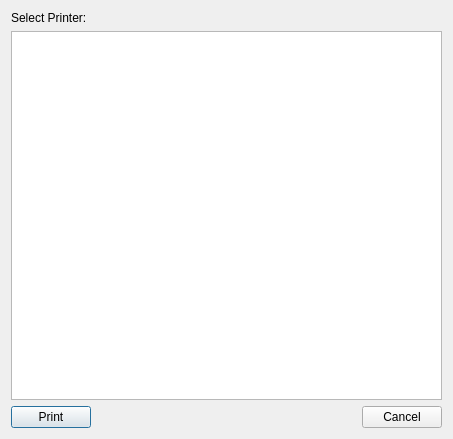
<?xml version="1.0" encoding="UTF-8"?>
<ui version="4.0">
 <class>SpecialPrintDialog</class>
 <widget class="QDialog" name="SpecialPrintDialog">
  <property name="geometry">
   <rect>
    <x>0</x>
    <y>0</y>
    <width>453</width>
    <height>439</height>
   </rect>
  </property>
  <property name="windowTitle">
   <string>Print Options</string>
  </property>
  <layout class="QVBoxLayout" name="verticalLayout">
   <item>
    <widget class="QLabel" name="label">
     <property name="text">
      <string>Select Printer:</string>
     </property>
    </widget>
   </item>
   <item>
    <widget class="QListWidget" name="lstPrinters"/>
   </item>
   <item>
    <layout class="QHBoxLayout" name="horizontalLayout">
     <item>
      <widget class="QPushButton" name="cmdPrint">
       <property name="text">
        <string>Print</string>
       </property>
       <property name="icon">
        <iconset resource="../../home/src/res.qrc">
         <normaloff>:/images/Printer.png</normaloff>:/images/Printer.png</iconset>
       </property>
      </widget>
     </item>
     <item>
      <spacer name="horizontalSpacer">
       <property name="orientation">
        <enum>Qt::Horizontal</enum>
       </property>
       <property name="sizeHint" stdset="0">
        <size>
         <width>40</width>
         <height>20</height>
        </size>
       </property>
      </spacer>
     </item>
     <item>
      <widget class="QPushButton" name="pushButton">
       <property name="text">
        <string>Cancel</string>
       </property>
      </widget>
     </item>
    </layout>
   </item>
  </layout>
 </widget>
 <resources>
  <include location="../../home/src/res.qrc"/>
 </resources>
 <connections>
  <connection>
   <sender>pushButton</sender>
   <signal>clicked()</signal>
   <receiver>SpecialPrintDialog</receiver>
   <slot>reject()</slot>
   <hints>
    <hint type="sourcelabel">
     <x>437</x>
     <y>412</y>
    </hint>
    <hint type="destinationlabel">
     <x>450</x>
     <y>415</y>
    </hint>
   </hints>
  </connection>
 </connections>
</ui>
